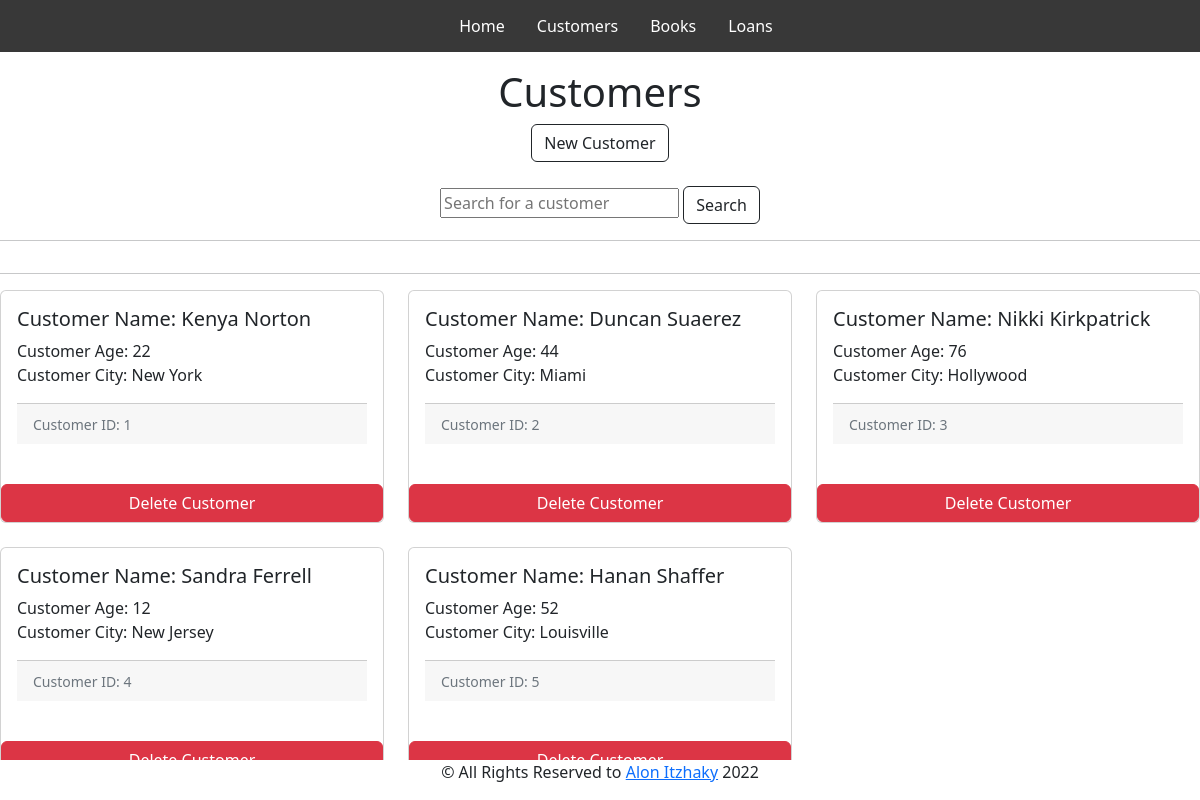
The app's page /Customers/ with its own data.
### app.py (models this page shows, shortened)
class Customers(db.Model):
    id = db.Column('CustomerID', db.Integer, primary_key = True)
    customer_name = db.Column('CustomerName', db.String(50))
    customer_age = db.Column('CustomerAge', db.Integer)
    customer_city = db.Column('CustomerCity', db.String(25))
    loanlink = db.relationship("Loans", backref = "customers")

### app.py (the view, shortened to what this page needs)
@app.route('/Customers/', methods = ['GET', 'POST'])
@app.route('/Customers/<id>')
def all_customers(id = -1):
    if request.method == 'GET':
        if int(id) == -1:
            return render_template('all_customers.html', customers = Customers.query.all())
        if int(id) > -1:
            selected = Customers.query.get(int(id))
            return render_template('selected_customer.html', selected = selected)

### templates/all_customers.html (shortened to what this page needs)
{% extends "layout.html" %}
{% block content %}
<div class="d-flex justify-content-center">
    <h1>Customers</h1>
</div>
<div class="d-flex justify-content-center">
    <a class="btn btn-outline-dark" href="/NewCustomer/" role="button">New Customer</a>
</div>
<br>
<div class="d-flex justify-content-center">
    <form class="form-inline" action="/Customers_Search" method="post">
        <input type="text" class="from-control" name="customer_name" placeholder="Search for a customer">
        <button class='btn btn-outline-dark' type="submit">Search</button>
    </form>
</div>
<hr>
<hr>
<div class="row row-cols-1 row-cols-md-3 g-4">
    {%- for customer in customers %}
    <div class="col">
        <div class="card h-100">
            <div class="card-body">
                <h5 class="card-title">Customer Name: {{ customer.customer_name }}</h5>
                <p class="card-text">
                    Customer Age: {{ customer.customer_age }}
                    <br>
                    Customer City: {{ customer.customer_city }}
                </p>
                <div class="card-footer">
                    <small class="text-muted">Customer ID: {{ customer.id }}</small>
                </div>
                <br>
            </div>
                <a href="/Customers/Delete/{{customer.id}}" class="btn btn-danger">Delete Customer</a>
        </div>
    </div>
    {% endfor %}
</div>
{% endblock %}

### records on screen
Customers: customer_name "Kenya Norton", customer_age "22", customer_city "New York", id "1"
Customers: customer_name "Duncan Suaerez", customer_age "44", customer_city "Miami", id "2"
Customers: customer_name "Nikki Kirkpatrick", customer_age "76", customer_city "Hollywood", id "3"
Customers: customer_name "Sandra Ferrell", customer_age "12", customer_city "New Jersey", id "4"
Customers: customer_name "Hanan Shaffer", customer_age "52", customer_city "Louisville", id "5"
